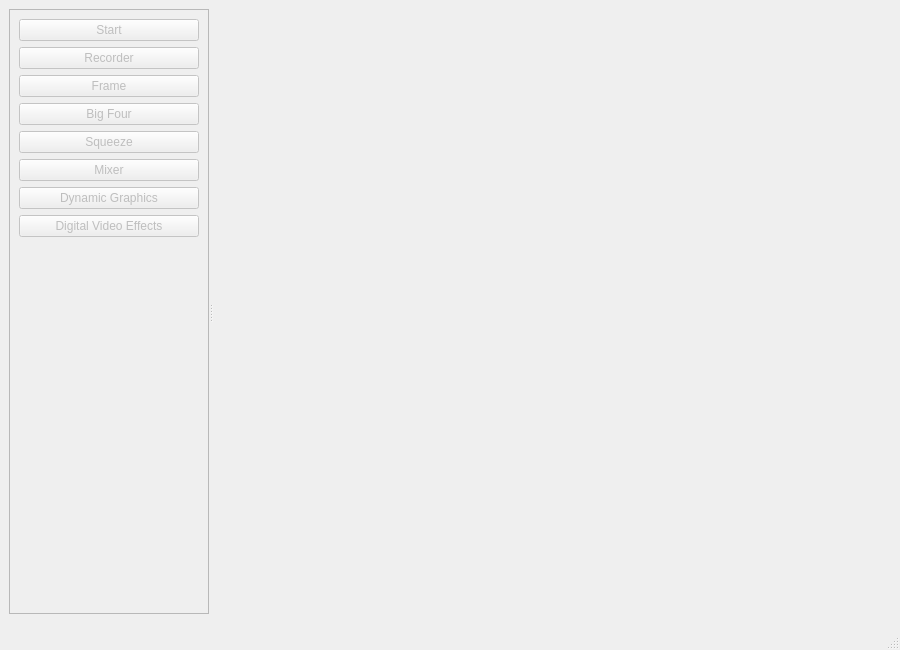
<?xml version="1.0" encoding="UTF-8"?>
<ui version="4.0">
 <class>MainWindow</class>
 <widget class="QMainWindow" name="MainWindow">
  <property name="geometry">
   <rect>
    <x>0</x>
    <y>0</y>
    <width>900</width>
    <height>650</height>
   </rect>
  </property>
  <property name="minimumSize">
   <size>
    <width>900</width>
    <height>650</height>
   </size>
  </property>
  <property name="maximumSize">
   <size>
    <width>900</width>
    <height>650</height>
   </size>
  </property>
  <property name="windowTitle">
   <string>CasparCG Demo</string>
  </property>
  <widget class="QWidget" name="centralwidget">
   <layout class="QVBoxLayout" name="verticalLayout">
    <item>
     <widget class="QSplitter" name="splitter">
      <property name="orientation">
       <enum>Qt::Horizontal</enum>
      </property>
      <property name="childrenCollapsible">
       <bool>false</bool>
      </property>
      <widget class="QFrame" name="frameButtons">
       <property name="maximumSize">
        <size>
         <width>200</width>
         <height>16777215</height>
        </size>
       </property>
       <property name="frameShape">
        <enum>QFrame::StyledPanel</enum>
       </property>
       <property name="frameShadow">
        <enum>QFrame::Raised</enum>
       </property>
       <layout class="QVBoxLayout" name="verticalLayout_2">
        <item>
         <widget class="QPushButton" name="pushButtonStart">
          <property name="enabled">
           <bool>false</bool>
          </property>
          <property name="focusPolicy">
           <enum>Qt::NoFocus</enum>
          </property>
          <property name="text">
           <string>Start</string>
          </property>
         </widget>
        </item>
        <item>
         <widget class="QPushButton" name="pushButtonRecorder">
          <property name="enabled">
           <bool>false</bool>
          </property>
          <property name="focusPolicy">
           <enum>Qt::NoFocus</enum>
          </property>
          <property name="text">
           <string>Recorder</string>
          </property>
         </widget>
        </item>
        <item>
         <widget class="QPushButton" name="pushButtonFrame">
          <property name="enabled">
           <bool>false</bool>
          </property>
          <property name="focusPolicy">
           <enum>Qt::NoFocus</enum>
          </property>
          <property name="text">
           <string>Frame</string>
          </property>
         </widget>
        </item>
        <item>
         <widget class="QPushButton" name="pushButtonBigFour">
          <property name="enabled">
           <bool>false</bool>
          </property>
          <property name="focusPolicy">
           <enum>Qt::NoFocus</enum>
          </property>
          <property name="text">
           <string>Big Four</string>
          </property>
         </widget>
        </item>
        <item>
         <widget class="QPushButton" name="pushButtonSqueeze">
          <property name="enabled">
           <bool>false</bool>
          </property>
          <property name="focusPolicy">
           <enum>Qt::NoFocus</enum>
          </property>
          <property name="text">
           <string>Squeeze</string>
          </property>
         </widget>
        </item>
        <item>
         <widget class="QPushButton" name="pushButtonMixer">
          <property name="enabled">
           <bool>false</bool>
          </property>
          <property name="focusPolicy">
           <enum>Qt::NoFocus</enum>
          </property>
          <property name="text">
           <string>Mixer</string>
          </property>
         </widget>
        </item>
        <item>
         <widget class="QPushButton" name="pushButtonDynamicGraphics">
          <property name="enabled">
           <bool>false</bool>
          </property>
          <property name="focusPolicy">
           <enum>Qt::NoFocus</enum>
          </property>
          <property name="text">
           <string>Dynamic Graphics</string>
          </property>
         </widget>
        </item>
        <item>
         <widget class="QPushButton" name="pushButtonDigitalVideoEffects">
          <property name="enabled">
           <bool>false</bool>
          </property>
          <property name="focusPolicy">
           <enum>Qt::NoFocus</enum>
          </property>
          <property name="text">
           <string>Digital Video Effects</string>
          </property>
         </widget>
        </item>
        <item>
         <spacer name="verticalSpacer">
          <property name="orientation">
           <enum>Qt::Vertical</enum>
          </property>
          <property name="sizeHint" stdset="0">
           <size>
            <width>20</width>
            <height>40</height>
           </size>
          </property>
         </spacer>
        </item>
       </layout>
      </widget>
      <widget class="QFrame" name="frameWidgets"/>
     </widget>
    </item>
   </layout>
  </widget>
  <widget class="QStatusBar" name="statusbar">
   <property name="minimumSize">
    <size>
     <width>0</width>
     <height>27</height>
    </size>
   </property>
   <property name="sizeGripEnabled">
    <bool>true</bool>
   </property>
  </widget>
  <action name="actionExit">
   <property name="text">
    <string>Exit</string>
   </property>
  </action>
  <action name="actionSettings">
   <property name="text">
    <string>Settings</string>
   </property>
  </action>
 </widget>
 <resources/>
 <connections>
  <connection>
   <sender>pushButtonSqueeze</sender>
   <signal>clicked()</signal>
   <receiver>MainWindow</receiver>
   <slot>showSqueeze()</slot>
   <hints>
    <hint type="sourcelabel">
     <x>133</x>
     <y>154</y>
    </hint>
    <hint type="destinationlabel">
     <x>7</x>
     <y>61</y>
    </hint>
   </hints>
  </connection>
  <connection>
   <sender>pushButtonBigFour</sender>
   <signal>clicked()</signal>
   <receiver>MainWindow</receiver>
   <slot>showBigFour()</slot>
   <hints>
    <hint type="sourcelabel">
     <x>56</x>
     <y>120</y>
    </hint>
    <hint type="destinationlabel">
     <x>-4</x>
     <y>85</y>
    </hint>
   </hints>
  </connection>
  <connection>
   <sender>pushButtonRecorder</sender>
   <signal>clicked()</signal>
   <receiver>MainWindow</receiver>
   <slot>showRecorder()</slot>
   <hints>
    <hint type="sourcelabel">
     <x>83</x>
     <y>77</y>
    </hint>
    <hint type="destinationlabel">
     <x>-8</x>
     <y>132</y>
    </hint>
   </hints>
  </connection>
  <connection>
   <sender>pushButtonStart</sender>
   <signal>clicked()</signal>
   <receiver>MainWindow</receiver>
   <slot>showStart()</slot>
   <hints>
    <hint type="sourcelabel">
     <x>36</x>
     <y>37</y>
    </hint>
    <hint type="destinationlabel">
     <x>3</x>
     <y>33</y>
    </hint>
   </hints>
  </connection>
  <connection>
   <sender>pushButtonFrame</sender>
   <signal>clicked()</signal>
   <receiver>MainWindow</receiver>
   <slot>showFrame()</slot>
   <hints>
    <hint type="sourcelabel">
     <x>96</x>
     <y>101</y>
    </hint>
    <hint type="destinationlabel">
     <x>5</x>
     <y>116</y>
    </hint>
   </hints>
  </connection>
 </connections>
 <slots>
  <slot>showSqueeze()</slot>
  <slot>showStart()</slot>
  <slot>showBigFour()</slot>
  <slot>connectDevice()</slot>
  <slot>disconnectDevice()</slot>
  <slot>showRecorder()</slot>
  <slot>showFrame()</slot>
 </slots>
</ui>
